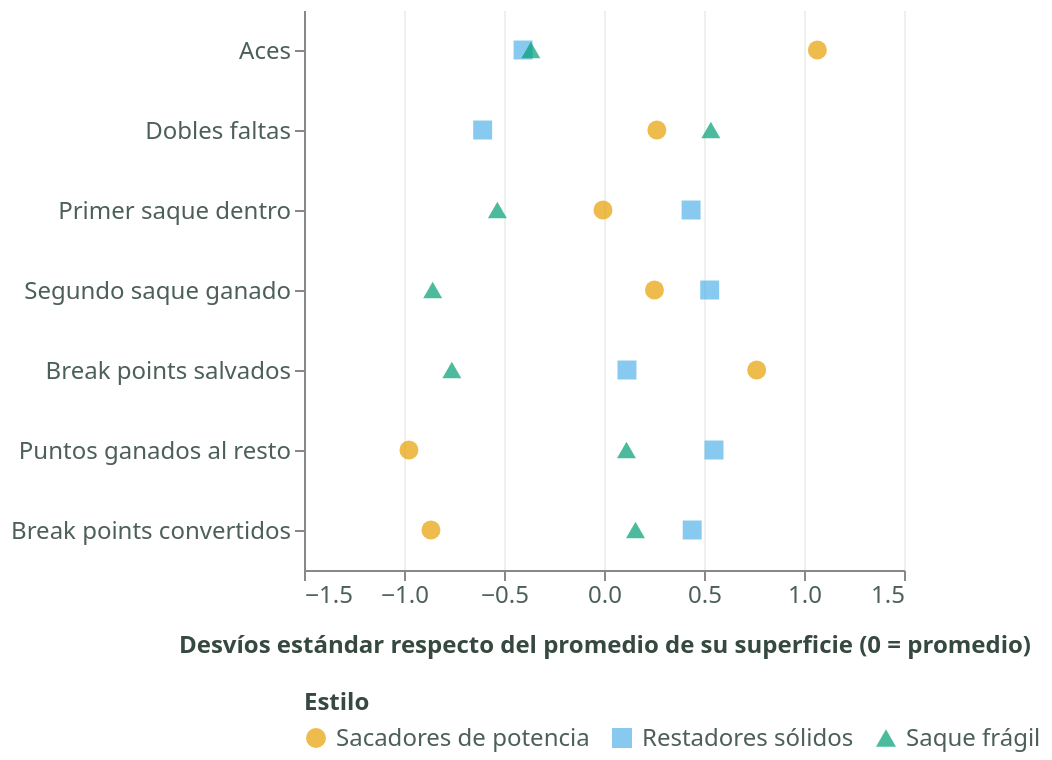

This figure's Vega-Lite source:
### Vega-Lite specification from a JSON file in a GitHub repository (floating-point values rounded to 4 significant figures)
{"config": {"view": {"continuousWidth": 300, "continuousHeight": 300, "stroke": null}, "axis": {"gridColor": "#EDF0EB", "labelColor": "#4C5F58", "labelFontSize": 12, "labelLimit": 290, "tickCount": 6, "titleColor": "#364940", "titleFontSize": 12, "titlePadding": 14}, "background": "#FFFFFF", "font": "Segoe UI, system-ui, sans-serif", "legend": {"columns": 3, "labelColor": "#4C5F58", "labelFontSize": 12, "labelLimit": 320, "titleColor": "#364940", "titleFontSize": 12}}, "data": {"name": "data-d110f88791f0e845372494c4f99e539c"}, "mark": {"type": "point", "filled": true, "size": 90}, "encoding": {"color": {"field": "estilo", "legend": {"orient": "bottom"}, "scale": {"domain": ["Sacadores de potencia", "Restadores sólidos", "Saque frágil"], "range": ["#E69F00", "#56B4E9", "#009E73"]}, "title": "Estilo", "type": "nominal"}, "shape": {"field": "estilo", "legend": {"orient": "bottom"}, "scale": {"domain": ["Sacadores de potencia", "Restadores sólidos", "Saque frágil"], "range": ["circle", "square", "triangle-up"]}, "title": "Estilo", "type": "nominal"}, "tooltip": [{"field": "estilo", "type": "nominal"}, {"field": "rasgo", "type": "nominal"}, {"field": "z", "format": "+.2f", "type": "quantitative"}], "x": {"field": "z", "scale": {"domain": [-1.5, 1.5]}, "title": "Desvíos estándar respecto del promedio de su superficie (0 = promedio)", "type": "quantitative"}, "y": {"field": "rasgo", "sort": ["Aces", "Dobles faltas", "Primer saque dentro", "Segundo saque ganado", "Break points salvados", "Puntos ganados al resto", "Break points convertidos"], "title": null, "type": "nominal"}}, "height": 280, "width": "container", "$schema": "https://vega.github.io/schema/vega-lite/v6.4.1.json", "datasets": {"data-d110f88791f0e845372494c4f99e539c": [{"estilo": "Restadores sólidos", "rasgo": "Aces", "z": -0.4047}, {"estilo": "Restadores sólidos", "rasgo": "Dobles faltas", "z": -0.6067}, {"estilo": "Restadores sólidos", "rasgo": "Primer saque dentro", "z": 0.4354}, {"estilo": "Restadores sólidos", "rasgo": "Segundo saque ganado", "z": 0.5285}, {"estilo": "Restadores sólidos", "rasgo": "Break points salvados", "z": 0.1149}, {"estilo": "Restadores sólidos", "rasgo": "Puntos ganados al resto", "z": 0.55}, {"estilo": "Restadores sólidos", "rasgo": "Break points convertidos", "z": 0.441}, {"estilo": "Sacadores de potencia", "rasgo": "Aces", "z": 1.067}, {"estilo": "Sacadores de potencia", "rasgo": "Dobles faltas", "z": 0.2644}, {"estilo": "Sacadores de potencia", "rasgo": "Primer saque dentro", "z": -0.005057}, {"estilo": "Sacadores de potencia", "rasgo": "Segundo saque ganado", "z": 0.2523}, {"estilo": "Sacadores de potencia", "rasgo": "Break points salvados", "z": 0.7634}, {"estilo": "Sacadores de potencia", "rasgo": "Puntos ganados al resto", "z": -0.9753}, {"estilo": "Sacadores de potencia", "rasgo": "Break points convertidos", "z": -0.8653}, {"estilo": "Saque frágil", "rasgo": "Aces", "z": -0.3659}, {"estilo": "Saque frágil", "rasgo": "Dobles faltas", "z": 0.5342}, {"estilo": "Saque frágil", "rasgo": "Primer saque dentro", "z": -0.5331}, {"estilo": "Saque frágil", "rasgo": "Segundo saque ganado", "z": -0.8567}, {"estilo": "Saque frágil", "rasgo": "Break points salvados", "z": -0.7609}, {"estilo": "Saque frágil", "rasgo": "Puntos ganados al resto", "z": 0.1124}, {"estilo": "Saque frágil", "rasgo": "Break points convertidos", "z": 0.1575}]}}
